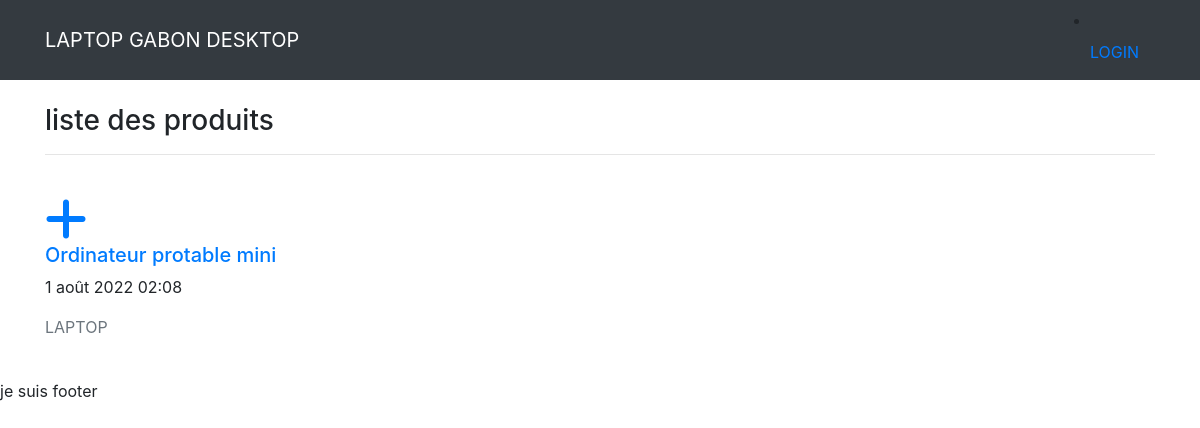
The page /alldetail/product on the database its author committed.
### alldetail/models.py (models this page shows, shortened)
class Product(models.Model):
    date_created = models.DateTimeField(auto_now_add=True)
    date_updated = models.DateTimeField(auto_now=True)
    name = models.CharField(max_length=255)
    description = models.TextField(blank=True)
    author = models.ForeignKey(User, on_delete=models.CASCADE, null=True, blank=True)
    active = models.BooleanField(default=False)
    category = models.ForeignKey('alldetail.Category', on_delete=models.CASCADE, related_name='products')

class Category(models.Model):
    date_created = models.DateTimeField(auto_now_add=True)
    date_updated = models.DateTimeField(auto_now=True)
    name = models.CharField(max_length=255)
    description = models.TextField(blank=True)
    author = models.ForeignKey(User, on_delete=models.CASCADE,null=True, blank=True)
    active = models.BooleanField(default=False)
    shop = models.ForeignKey('alldetail.Shop', on_delete=models.CASCADE, related_name='categorys')
    def __str__(self):
        return self.name

### alldetail/views.py (the view)
# urls.py: path('product', ProductList, name="product"),
def ProductList(request):
    products = Product.objects.all().order_by('-date_created')
    products = list(products)
    total_number = Product.objects.all().count
    context = {"products": products, "total_number":total_number}
    return render(request, "alldetail/products_list.html", context)

### templates/alldetail/products_list.html (shortened to what this page needs)
{% extends 'base.html' %}
    {% load static %}
    {% block content %}
    <br>
    <h3> liste des produits</h3><hr>
    <br>
        <div class="row">
            {% for i  in products %}
                <div class="col-lg-4 col-sm-6 mb-4" style="max-height:400px;border:1px 1px 0.5px black;">
                    <div class="portfolio-item">
                        <a class="portfolio-link" data-toggle="modal" href="{% url 'product-detail' i.id%}">
                            <div class="portfolio-hover">
                                <div class="portfolio-hover-content"><i class="fas fa-plus fa-3x"></i></div>
                            </div>
                            <a href="{% url 'product-detail' i.id%}"><h5>{{i.name}}</h5></a>
                        </a>
                        <div class="portfolio-caption">
                            <div class="portfolio-caption-heading">{{ i.date_created}}</div>
                            <div class="portfolio-caption-subheading text-muted" style="width:100%;max-height:200px;">{{i.category}}</div>
                        </div>
                    </div>
                </div>
            {% empty %}
                <h1> ouh la la vous n'avez pas encore de produits</h1>
            {% endfor %}
    {% endblock content %}

### rows shown on the page
Product: name "Ordinateur protable mini", date_created "1 août 2022 02:08", category "LAPTOP"
